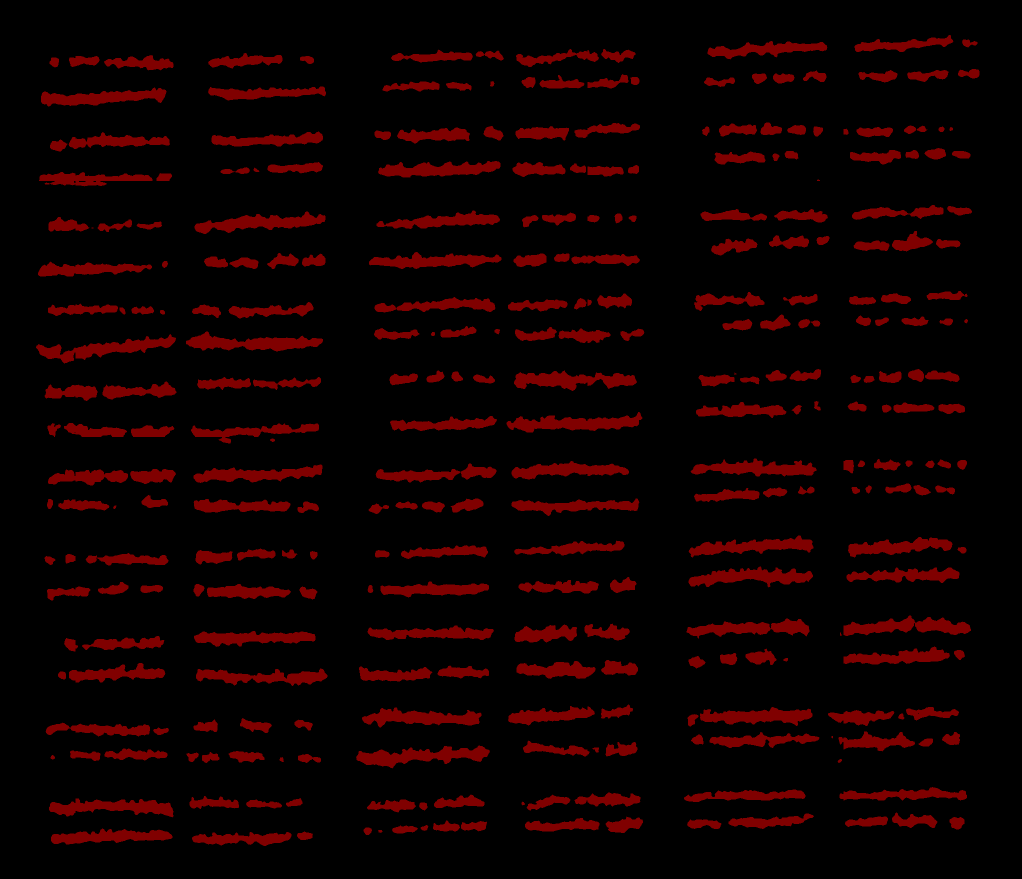
#> input picture TLA/demo-1.png, 2044 x 1757 px, given in place of demo-3_plots_row_line_true.png, which was not available (shown at 1/2 size)
$ python TLA_v3.py
#> lines starting #> are read from the running program, lines starting #| are printed output that depends on the picture; pictures that were not available may be replaced by others from this repository, and a replacement may not be noted
'''
V3：新增保存牵引线，当后期粘连时，可基于前时刻未粘连牵引线分割小区
'''

import numpy as np
from PIL import ImageFile, Image
import math
import random

ImageFile.LOAD_TRUNCATED_IMAGES = True
Image.MAX_IMAGE_PIXELS = None


def GSDtoPixels(GSD, length):
    pixels = length / GSD
    return int(pixels)


def rotate_map(img0, angle):
    print("rotate_map")

    angle_in_radians = math.radians(angle)
    rotate_map = img0.rotate(angle_in_radians)

    return rotate_map


# [557 lines left out: functions generate_random_rgb, visuall_TLs, get_canopy_number, get_HTLs, get_VTLs, get_canopy_number_v2 and 6 more, not called in this run]


def get_row_col_line(pixels,width,height):

    row_line = []  # 横线初始y()每行不同
    col_line = []  # 纵线初始x（）每列不同

    # 逐列遍历横线
    start_x = -1  # 横线初始x
    for x in range(width):
        if start_x > -1:
            break
        for y in range(height):
            if pixels[x, y] == (0, 255, 0):
                row_line.append([y])
                start_x = x

    # 逐行遍历纵线
    start_y = -1  # 纵线初始y
    for y in range(height):
        if start_y > -1:
            break
        for x in range(width):
            if pixels[x, y] == (255, 255, 0):
                col_line.append([x])
                start_y = y

    print(start_x, start_y)

    # 逐横线遍历横线（列y变，横x加多）
    for i in range(len(row_line)):
        yyy_old = row_line[i][0]
        for j in range(1, width):
            get = 0
            xxx = j + start_x
            for kk in range(-50, 50):
                yyy_new = yyy_old + kk
                if yyy_new > 0 and yyy_new < height and xxx < width:
                    if pixels[xxx, yyy_new] == (0, 255, 0):
                        row_line[i].append(yyy_new)
                        yyy_old = yyy_new
                        get = 1
                        break
            if get == 0:
                row_line[i].append(row_line[i][xxx - 1 - start_x])

    # 逐纵线遍历纵线（列y加多，横x变）
    for i in range(len(col_line)):
        xxx_old = col_line[i][0]
        for j in range(1, height):
            get = 0
            yyy = j + start_y
            for kk in range(-50, 50):
                xxx_new = xxx_old + kk
                if xxx_new > 0 and xxx_new < width and yyy < height:
                    if pixels[xxx_new, yyy] == (255, 255, 0):
                        col_line[i].append(xxx_new)

                        xxx_old = xxx_new
                        get = 1
                        break
            if get == 0:
                col_line[i].append(col_line[i][yyy - 1 - start_y])

    return row_line,col_line,start_x,start_y


def seg_plots_v3(pixels, row_line,col_line,start_x, start_y,width, height):
    print("plot_numb: ", (len(col_line)-1)*(len(row_line)-1))

    img_plots = Image.new('I;16', (width, height))  # 创建一个大图模板
    pxplot = img_plots.load()

    img_plots_view = Image.new('RGB', (width, height))  # 创建一个大图模板
    pxplot_view = img_plots_view.load()

    # 先分割行
    plot_numb=0
    for ss in range(len(row_line)-1):
        plot_numb+=1
        plot_rgb = generate_random_rgb()
        for kk in range(start_x,width):
            for jj in range(row_line[ss][kk], row_line[ss + 1][kk]):

                if pixels[kk-start_x, jj] == (128, 0, 0):
                    pxplot[kk-start_x, jj] = plot_numb
                    pxplot_view[kk-start_x, jj] = plot_rgb

    # 再逐行分割列
    plot_numb=0
    for aaa in range(1,len(row_line)):
        miny=min(row_line[aaa-1])
        maxy=max(row_line[aaa])
        for ss in range(len(col_line)-1):
            plot_l_numb=len(row_line)-1
            plot_numb= (aaa-1)*plot_l_numb+aaa
            plot_rgb = generate_random_rgb()

            for kk in range(miny, maxy):
                for jj in range(col_line[ss][kk-start_y], col_line[ss + 1][kk-start_y]):

                    if pxplot[jj, kk] == aaa:

                        pxplot[jj, kk] = plot_numb
                        pxplot_view[jj, kk] = plot_rgb


    return img_plots, img_plots_view


# 上下两行取线   理论40行++
# [50 lines left out: function TLA, not called in this run]


if __name__ == "__main__":

    semmap_file = r"C:\Users\lsc\Desktop\NJAU\_lsc_paper\Paper_1_STANet-TLA\STANet-TLA\TLA\data\demo-3.png"
    out_path = r"C:\Users\lsc\Desktop\NJAU\_lsc_paper\Paper_1_STANet-TLA\STANet-TLA\TLA\data\22\\"
    trackline=r"C:\Users\lsc\Desktop\NJAU\_lsc_paper\Paper_1_STANet-TLA\STANet-TLA\TLA\data\22\demo-3_plots_row_line_true.png"

    # # 2hang demo
    GSD = 1
    rotate_angle = -80
    plot_row_length = 200
    plot_row_number = 2
    plot_row_space = 10
    search_range=100
    moulie = 0.55238 #搜索位置


    # [8 lines of commented-out code are left out]

    if not trackline:

        runs = TLA(semmap_file, out_path, rotate_angle, moulie,search_range,GSDtoPixels(GSD, plot_row_length), plot_row_number,
                   GSDtoPixels(GSD, plot_row_space))
    else:

        img = Image.open(trackline)
#> img is the input picture: PIL image 2044x1757 RGB; mean R, G, B 15.9, 0, 0
        img = rotate_map(img, rotate_angle)
#> in rotate_map, `rotate_map = img0.rotate(angle_in_radians)`:
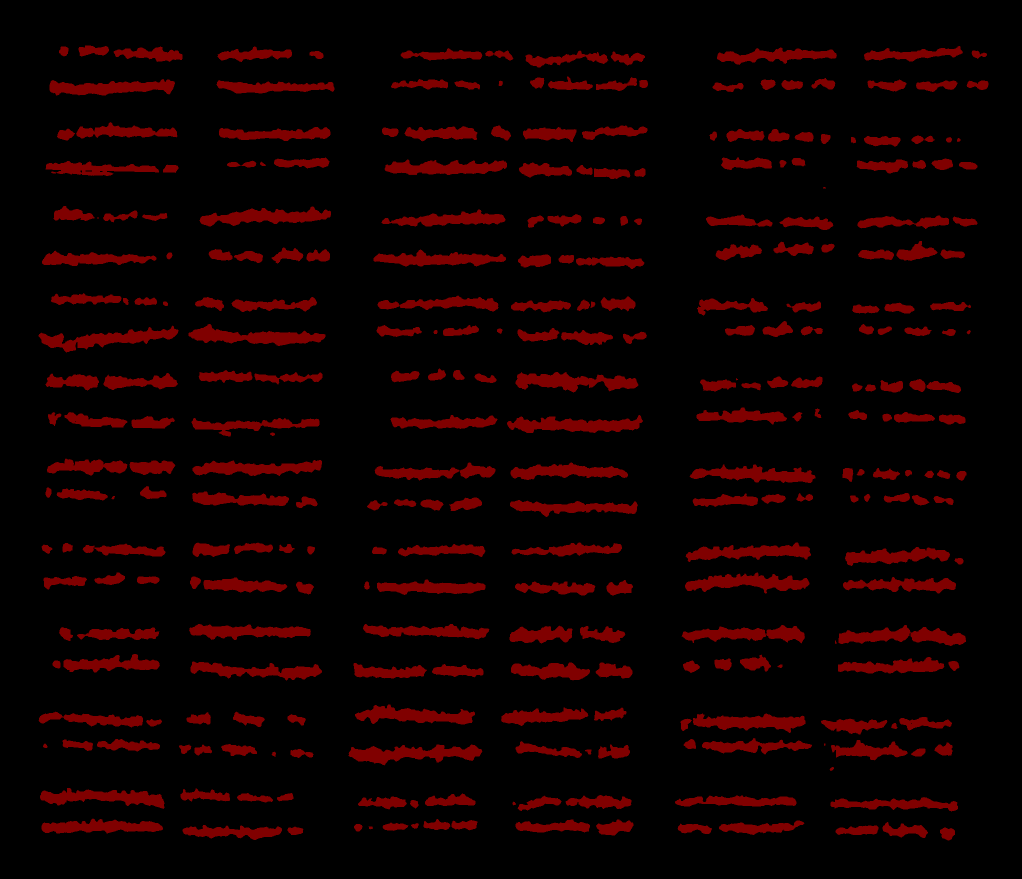
#> rotate_map: PIL image 2044x1757 RGB (shown at 1/2 size); mean R, G, B 15.9, 0, 0
        px_ori = img.load()

        pixels = img.load()  # 预加载像素数据
        width, height = img.size
#> width = 2044; height = 1757

        col_line, row_line, start_x, start_y = get_row_col_line(pixels,width, height)
#> col_line = []; row_line = []; start_x = -1; start_y = -1
        img_plots, img_plots_view = seg_plots_v3(pixels, col_line, row_line, start_x, start_y,width, height)
#| plot_numb:  1
#> in seg_plots_v3, `img_plots = Image.new('I;16', (width, height))`: img_plots: PIL image 2044x1757 I;16; every value is 0
#> in seg_plots_v3, `img_plots_view = Image.new('RGB', (width, height))`: img_plots_view: PIL image 2044x1757 RGB; every value is 0
#> after the loop in seg_plots_v3, `for ss in range(len(row_line)-1):`: plot_numb = 0

        rotate_map(img_plots, -rotate_angle).save(out_path + 'demo-1_plots222222222222222222.png')
        rotate_map(img_plots_view, -rotate_angle).save(out_path + 'demo-1_plots_view22222222222222222222.png')

$ run again, on TLA/demo-2.png
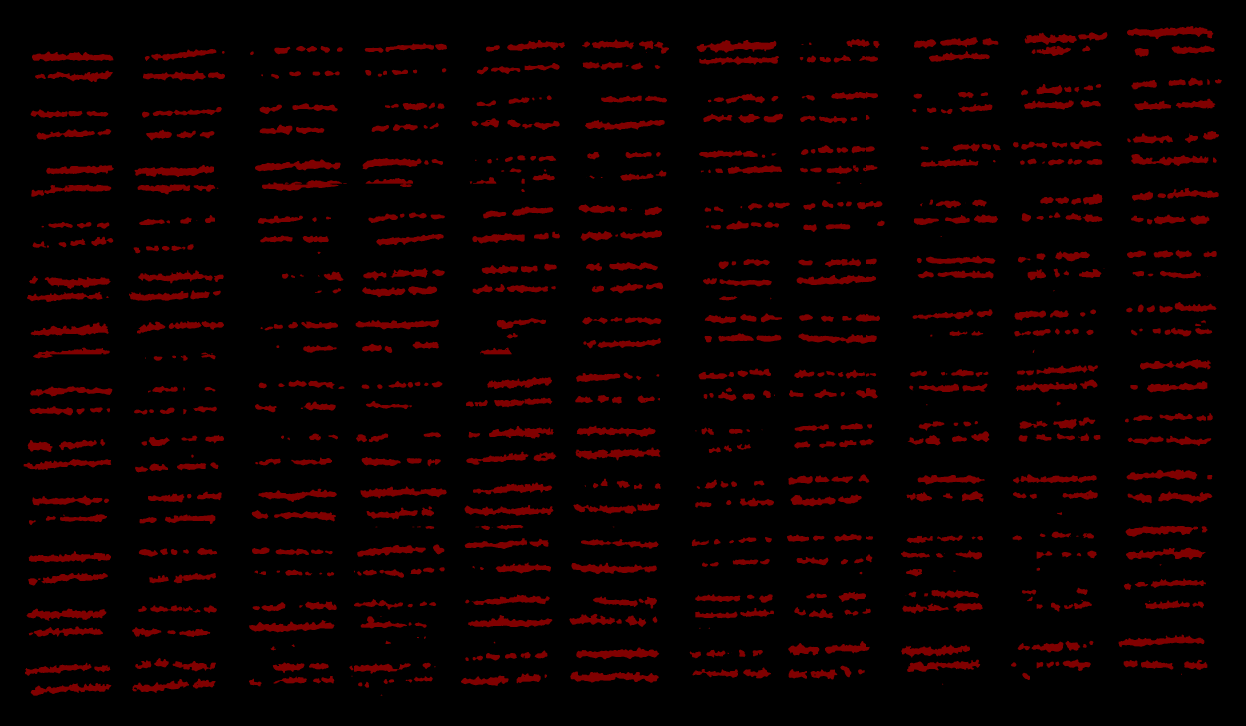
#> input picture TLA/demo-2.png, 3738 x 2176 px, given in place of demo-3_plots_row_line_true.png, which was not available (shown at 1/3 size)
#> img is the input picture: PIL image 3738x2176 RGB; mean R, G, B 12.2, 0, 0
#> in rotate_map, `rotate_map = img0.rotate(angle_in_radians)`:
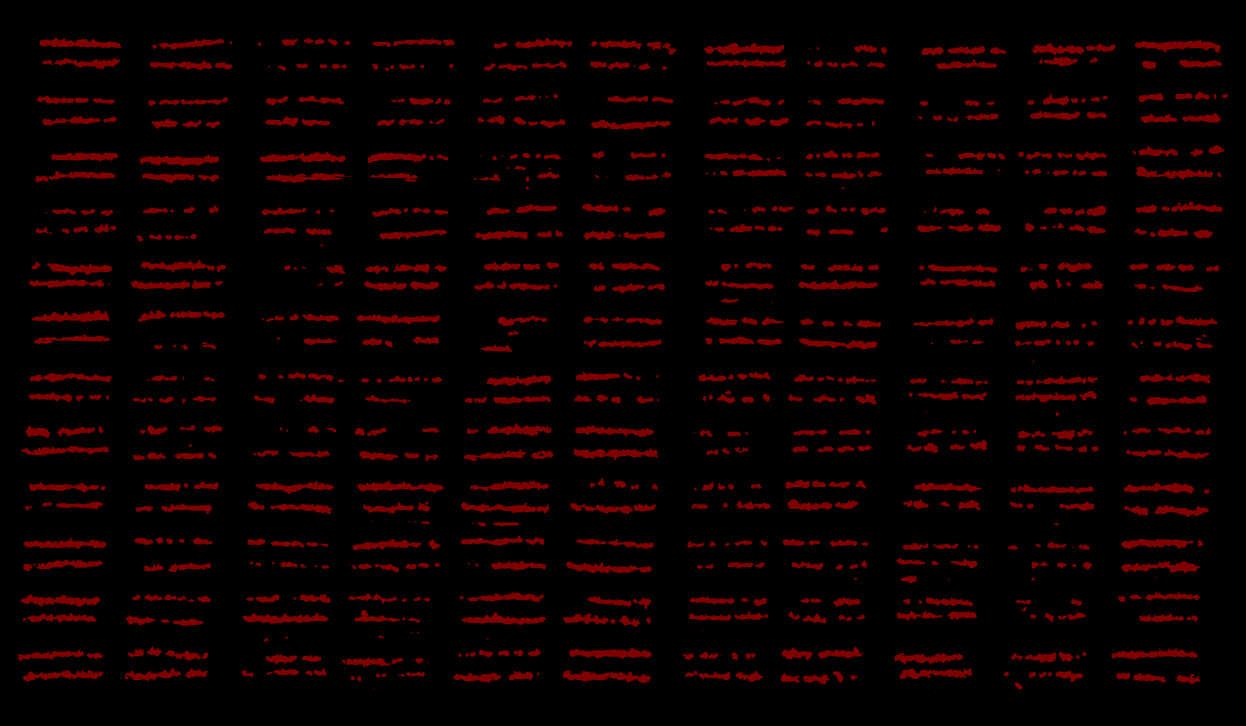
#> rotate_map: PIL image 3738x2176 RGB (shown at 1/3 size); mean R, G, B 12.2, 0, 0
#> `col_line, row_line, start_x, start_y = get_row_col_line(pixels,width, ..`: col_line = []; start_x = -1
#| plot_numb:  1
#> img_plots: PIL image 3738x2176 I;16; every value is 0
#> img_plots_view: PIL image 3738x2176 RGB; every value is 0
#> after the loop in seg_plots_v3, `for ss in range(len(row_line)-1):`: plot_numb = 0
